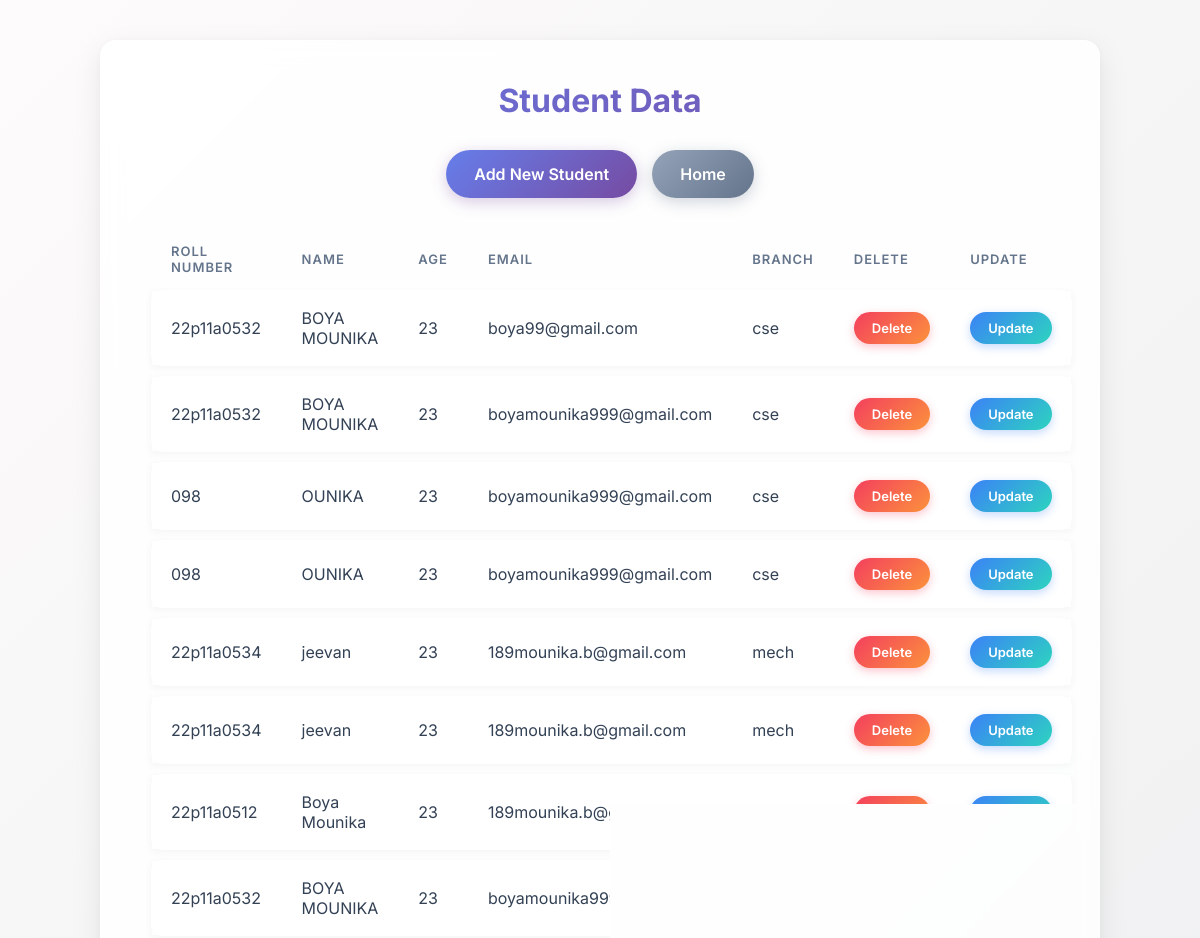
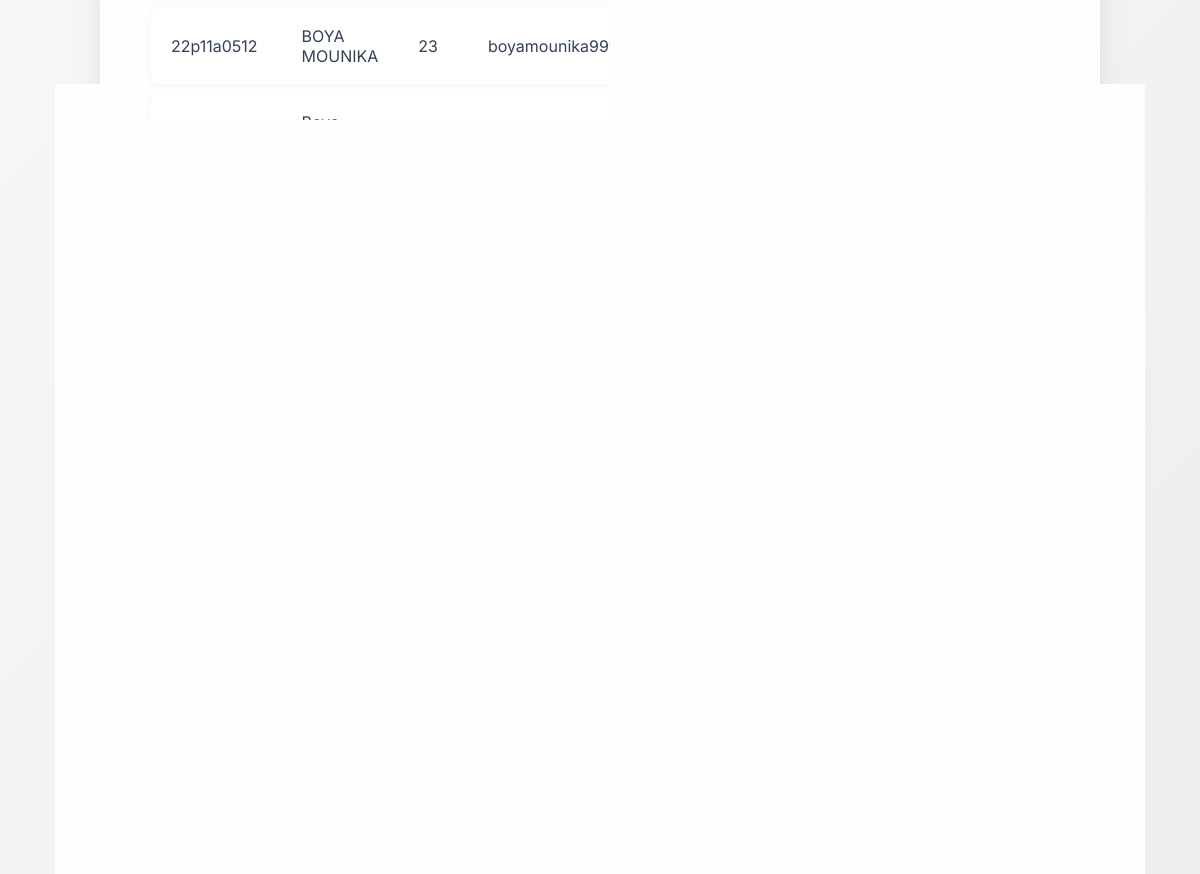
/studentdata/, run on an earlier commit of the app's database (2 pictures, top to bottom).
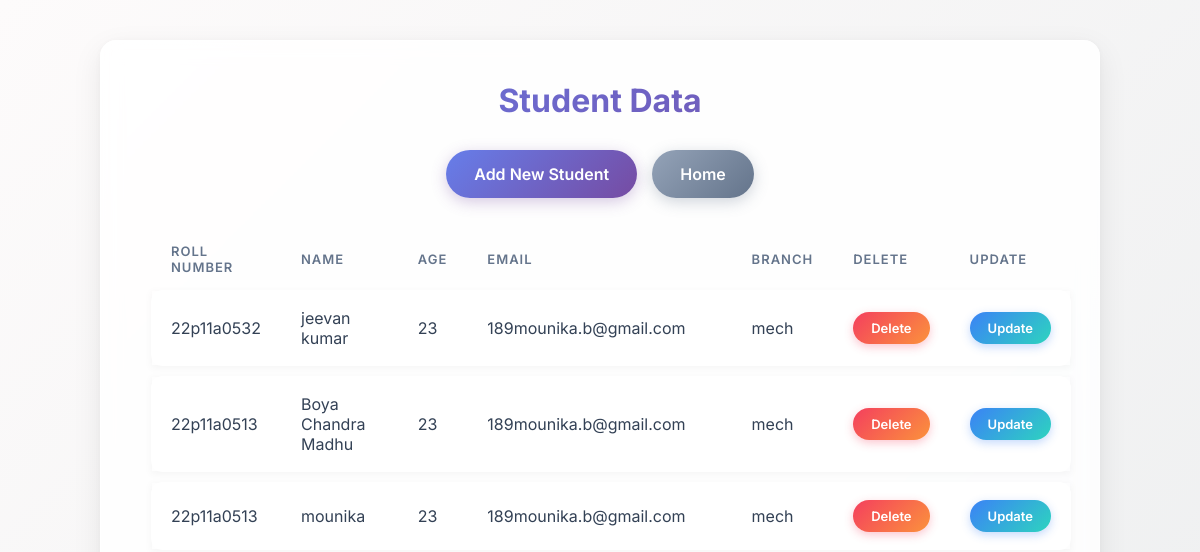
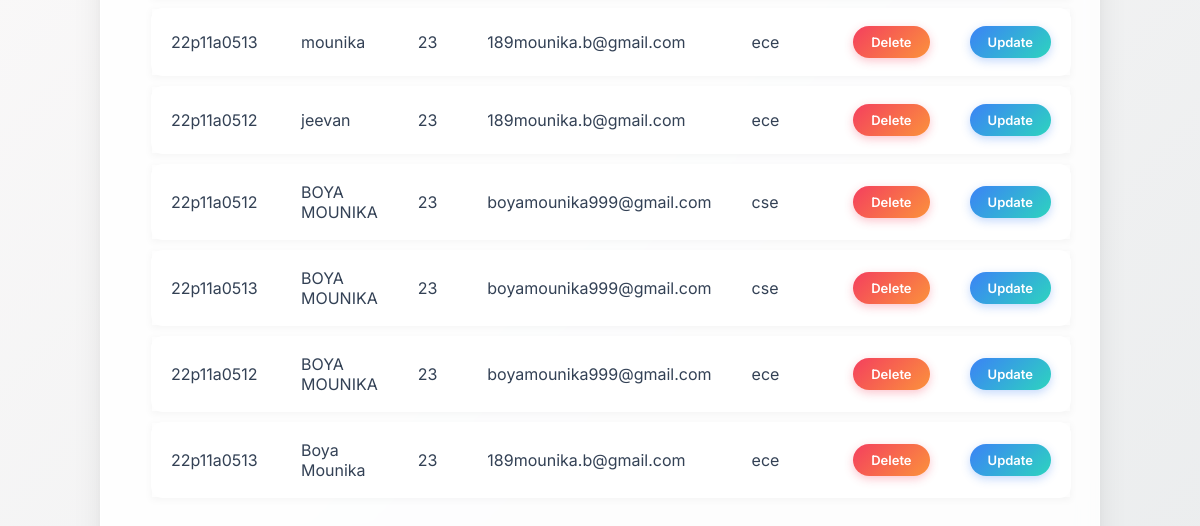
And on a later commit of the database (2 pictures, top to bottom).
### app/models.py (models this page shows, shortened)
class student(models.Model):
    rollnum=models.CharField(max_length=100)
    name=models.CharField(max_length=300)
    age=models.IntegerField()
    email=models.EmailField()
    branch=models.CharField(max_length=100)

### app/views.py (the view)
# urls.py: path('studentdata/',views.studentdata,name='studentdata'),
def studentdata(request):
    object=student.objects.all()
    return render(request,'studentdata.html',{'studata':object})

### template/studentdata.html (shortened to what this page needs)
<!DOCTYPE html>
<html lang="en">
<head>
</head>
<body>
    <div class="container">
        <h2>Student Data</h2>
        <div class="action-links">
            <a href="{% url 'studentform'%}" class="btn">Add New Student</a>
            <a href="{% url 'home'%}" class="btn" style="background: linear-gradient(135deg, #94a3b8 0%, #64748b 100%); box-shadow: 0 4px 15px rgba(100,116,139,0.3);">Home</a>
        </div>
        <table>
            <thead>
                <tr>
                    <th>Roll Number</th>
                    <th>Name</th>
                    <th>Age</th>
                    <th>Email</th>
                    <th>Branch</th>
                    <th>Delete</th>
                    <th>Update</th>
                </tr>
            </thead>
            <tbody>
                {% for i in studata %}
                <tr>
                    <td>{{ i.rollnum }}</td>
                    <td>{{ i.name }}</td>
                    <td>{{ i.age }}</td>
                    <td>{{ i.email }}</td>
                    <td>{{ i.branch }}</td>
                    <td><a href="{% url 'studelete' i.id %}" class="btn btn-delete">Delete</a></td>
                    <td><a href="{% url 'stuupdate' i.id %}" class="btn">Update</a></td>
                </tr>
                {% endfor %}
            </tbody>
        </table>
    </div>
</body>
</html>

What changed in the data, as far as the page shows it:
removed student: rollnum "22p11a0532", name "BOYA MOUNIKA", age "23", email "boya99@gmail.com", branch "cse"
removed student: rollnum "22p11a0532", name "BOYA MOUNIKA", age "23", email "boyamounika999@gmail.com", branch "cse"
removed student: rollnum "098", name "OUNIKA", age "23", email "boyamounika999@gmail.com", branch "cse"
removed student: rollnum "098", name "OUNIKA", age "23", email "boyamounika999@gmail.com", branch "cse"
removed student: rollnum "22p11a0534", name "jeevan", age "23", email "189mounika.b@gmail.com", branch "mech"
removed student: rollnum "22p11a0534", name "jeevan", age "23", email "189mounika.b@gmail.com", branch "mech"
removed student: rollnum "22p11a0512", name "Boya Mounika", age "23", email "189mounika.b@gmail.com"
removed student: rollnum "22p11a0532", name "BOYA MOUNIKA", age "23", email "boyamounika999@gmail.com"
removed student: rollnum "22p11a0512", name "BOYA MOUNIKA", age "23", email "boyamounika999@gmail.com"
removed student: name "Boya Mounika"
now on this page (row edited): student: rollnum "22p11a0532", name "jeevan kumar", age "23", email "189mounika.b@gmail.com", branch "mech"
now on this page (row unchanged): student: rollnum "22p11a0513", name "Boya Chandra Madhu", age "23", email "189mounika.b@gmail.com", branch "mech"
now on this page (row unchanged): student: rollnum "22p11a0513", name "mounika", age "23", email "189mounika.b@gmail.com", branch "mech"
now on this page (row unchanged): student: rollnum "22p11a0513", name "mounika", age "23", email "189mounika.b@gmail.com", branch "ece"
now on this page (row unchanged): student: rollnum "22p11a0512", name "jeevan", age "23", email "189mounika.b@gmail.com", branch "ece"
added student: rollnum "22p11a0512", name "BOYA MOUNIKA", age "23", email "boyamounika999@gmail.com", branch "cse"
added student: rollnum "22p11a0513", name "BOYA MOUNIKA", age "23", email "boyamounika999@gmail.com", branch "cse"
added student: rollnum "22p11a0512", name "BOYA MOUNIKA", age "23", email "boyamounika999@gmail.com", branch "ece"
added student: rollnum "22p11a0513", name "Boya Mounika", age "23", email "189mounika.b@gmail.com", branch "ece"
